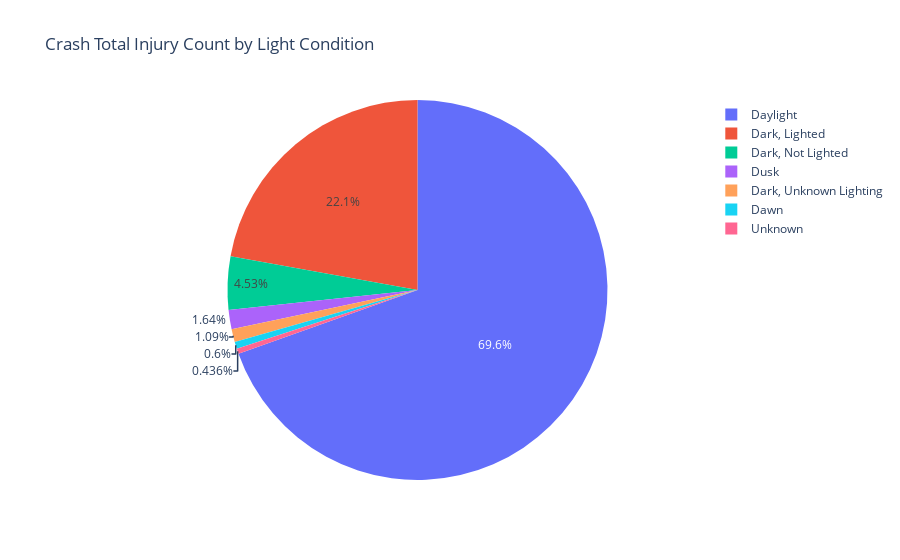

Source (notebook cell):
### Code cell
# Data
df_pre0 = df[['Crash Total Injury Count','Light Condition']].groupby(by='Light Condition').sum()
df_pre0.sort_values('Crash Total Injury Count', inplace=True)
df_pre0.reset_index(inplace=True)
df_pre0


fig = px.pie(df_pre0, values='Crash Total Injury Count', names='Light Condition', title='Crash Total Injury Count by Light Condition')
fig.show()

### Figure 1 — Plotly figure (JSON) as saved in the notebook; plotly's stock layout.template omitted (floating-point values rounded to 4 significant figures)
{"data": [{"domain": {"x": [0, 1], "y": [0, 1]}, "hovertemplate": "Light Condition=%{label}<br>Crash Total Injury Count=%{value}<extra></extra>", "labels": ["Unknown", "Dawn", "Dark, Unknown Lighting", "Dusk", "Dark, Not Lighted", "Dark, Lighted", "Daylight"], "legendgroup": "", "name": "", "showlegend": true, "type": "pie", "values": [8, 11, 20, 30, 83, 406, 1275]}], "layout": {"legend": {"tracegroupgap": 0}, "title": {"text": "Crash Total Injury Count by Light Condition"}}}
